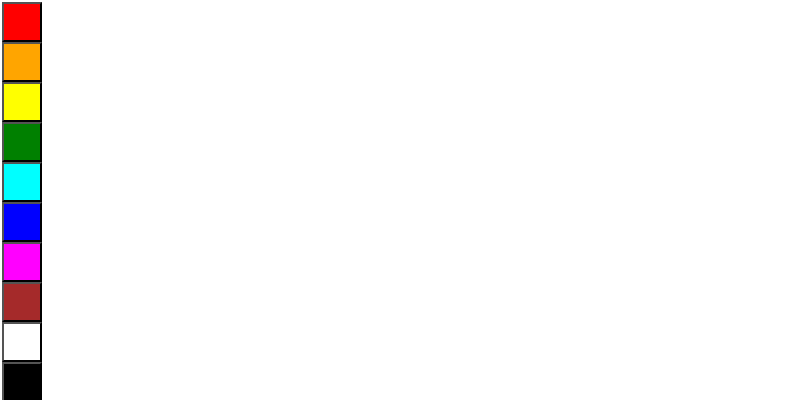
Frame 1 (no input)
Frame 60 (no input): identical to frame 1, image omitted
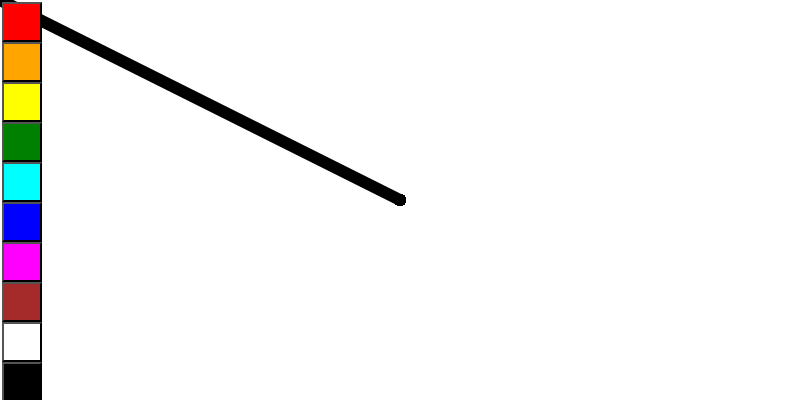
Frame 120 (the mouse pressed at the canvas centre since frame 60)

The p5.js sketch that drew these frames (run headless with seeded random() and noise() and a simulated clock; from frame 60 on, the mouse is pressed at the canvas centre):

// p5.js sketch
// ── sketch.js
let a = 40;
let c = 'black';

// canvas
function setup() {
  createCanvas(800, 400);
}

function draw() {
  let c1 = 'red';
  let c2 = 'orange';
  let c3 = 'yellow';
  let c4 = 'green';
  let c5 = 'cyan';
  let c6 = 'blue';
  let c7 = 'magenta';
  let c8 = 'brown';
  let c9 = 'white';
  let c10 = 'black';


  // paint selectors
  button = createButton('');
  button.style('background-color', c1);
  button.position(2, 2);
  button.size(a, a);
  button.mousePressed(brush1);

  button = createButton('');
  button.style('background-color', c2);
  button.position(2, 2 + a);
  button.size(a, a);
  button.mousePressed(brush2);

  button = createButton('');
  button.style('background-color', c3);
  button.position(2, 2 + 2 * a);
  button.size(a, a);
  button.mousePressed(brush3);
  
  button = createButton('');
  button.style('background-color', c4);
  button.position(2, 2 + 3 * a);
  button.size(a, a);
  button.mousePressed(brush4);
  
  button = createButton('');
  button.style('background-color', c5);
  button.position(2, 2 + 4 * a);
  button.size(a, a);
  button.mousePressed(brush5);
  
  button = createButton('');
  button.style('background-color', c6);
  button.position(2, 2 + 5 * a);
  button.size(a, a);
  button.mousePressed(brush6);
  
  button = createButton('');
  button.style('background-color', c7);
  button.position(2, 2 + 6 * a);
  button.size(a, a);
  button.mousePressed(brush7);
  
  button = createButton('');
  button.style('background-color', c8);
  button.position(2, 2 + 7 * a);
  button.size(a, a);
  button.mousePressed(brush8);

  button = createButton('');
  button.style('background-color', c9);
  button.position(2, 2 + 8 * a);
  button.size(a, a);
  button.mousePressed(brush9);

  button = createButton('');
  button.style('background-color', c10);
  button.position(2, 2 + 9 * a);
  button.size(a, a);
  button.mousePressed(brush10);


  // paint
  if (mouseIsPressed) {
    stroke(c);
    strokeWeight(12);
    line(mouseX, mouseY, pmouseX, pmouseY);
  }
}


// brushes
function brush1() {
  c = 'red';
}

function brush2() {
  c = 'orange';
}

function brush3() {
  c = 'yellow';
}

function brush4() {
  c = 'green';
}

function brush5() {
  c = 'cyan';
}

function brush6() {
  c = 'blue';
}

function brush7() {
  c = 'magenta';
}

function brush8() {
  c = 'brown';
}

function brush9() {
  c = 'white';
}
function brush10() {
  c = 'black';
}
